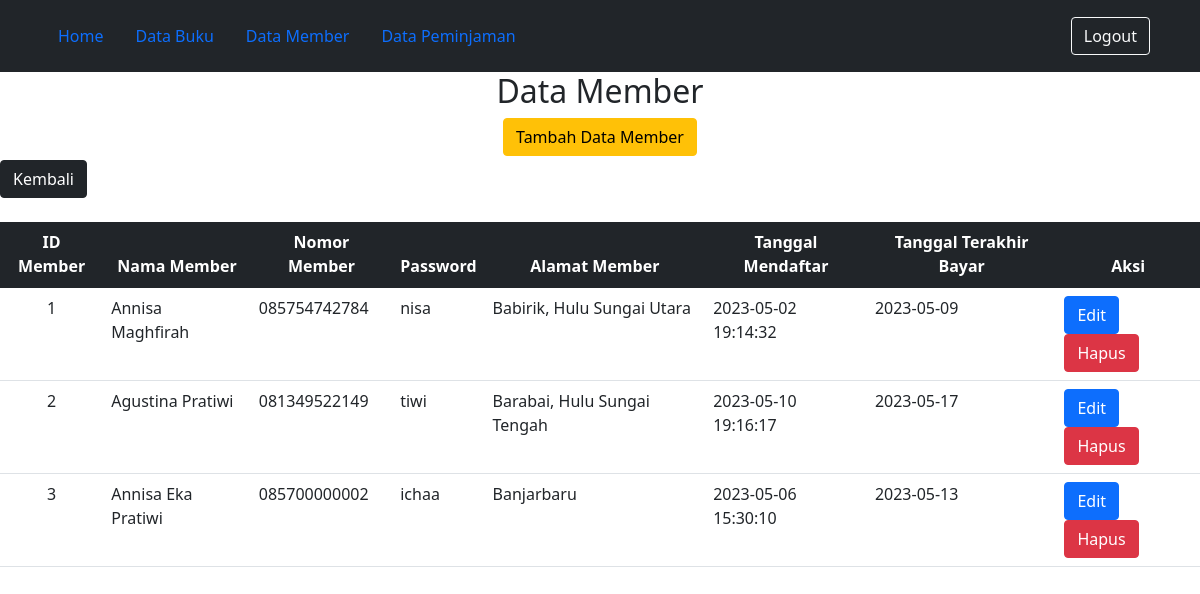
Screenshot of /Member.php (signed in) with the database file from the repository.
### tables this page shows
CREATE TABLE `member` (
  `id_member` int(12) NOT NULL,
  `nama_member` varchar(250) NOT NULL,
  `nomor_member` varchar(15) NOT NULL,
  `password` varchar(50) NOT NULL,
  `alamat` text NOT NULL,
  `tgl_mendaftar` datetime NOT NULL,
  `tgl_terakhir_bayar` date NOT NULL
);

### Koneksi.php (called while the page is built, shortened)
<?php
function koneksi()
{
    try {
        $dbh = new PDO('mysql:host=localhost;dbname=prak501', "root", "");
        $dbh->setAttribute( PDO::ATTR_ERRMODE, PDO::ERRMODE_EXCEPTION );
      }
      catch (PDOException $e) {
        print "Koneksi atau query bermasalah: " . $e->getMessage() . "<br/>";
        die();
      }
    return $dbh;
}
?>

### Model.php (the view, shortened to what this page needs)
<!DOCTYPE html>
<html lang="en">
<head>
    <link href="https://cdn.jsdelivr.net/npm/bootstrap@5.1.3/dist/css/bootstrap.min.css" rel="stylesheet">
</head>
<body>
</body>
</html>
<?php
include_once('Koneksi.php');
include_once('Header.php');
function readData($nama_tabel)
{
    $stmt = koneksi()->prepare("SELECT * FROM $nama_tabel");
    $stmt-> execute();
    $result = $stmt-> fetchAll();
    if (!empty($result)) {
        if ($nama_tabel == "member") {
            foreach ($result as $hasil) {
                echo "<tr>";
                echo "<td  class='text-center'>" . $hasil['id_member'] . "</td>";
                echo "<td>" . $hasil['nama_member'] . "</td>";
                echo "<td>" . $hasil['nomor_member'] . "</td>";
                echo "<td>" . $hasil['password'] . "</td>";
                echo "<td>" . $hasil['alamat'] . "</td>";
                echo "<td>" . $hasil["tgl_mendaftar"] . "</td>";
                echo "<td>" . $hasil["tgl_terakhir_bayar"] . "</td>";
                echo "<td>";
                echo "<a class='btn btn-primary' href='FormMember.php?id_member=" . $hasil['id_member'] . "'>Edit</a>";
                echo "<a class='btn btn-danger' href='Member.php?id_member=" . $hasil['id_member'] . "' onclick=\"return confirm('Yakin Ingin Dihapus?')\">Hapus</a>";
                echo "</td>";
                echo "</tr>";
            }
        }
    }
}

### rows the page displays
member: id_member "1", nama_member "Annisa Maghfirah", nomor_member "085754742784", password "nisa", alamat "Babirik, Hulu Sungai Utara", tgl_mendaftar "2023-05-02 19:14:32", tgl_terakhir_bayar "2023-05-09"
member: id_member "2", nama_member "Agustina Pratiwi", nomor_member "081349522149", password "tiwi", alamat "Barabai, Hulu Sungai Tengah", tgl_mendaftar "2023-05-10 19:16:17", tgl_terakhir_bayar "2023-05-17"
member: id_member "3", nama_member "Annisa Eka Pratiwi", nomor_member "085700000002", password "ichaa", alamat "Banjarbaru", tgl_mendaftar "2023-05-06 15:30:10", tgl_terakhir_bayar "2023-05-13"
